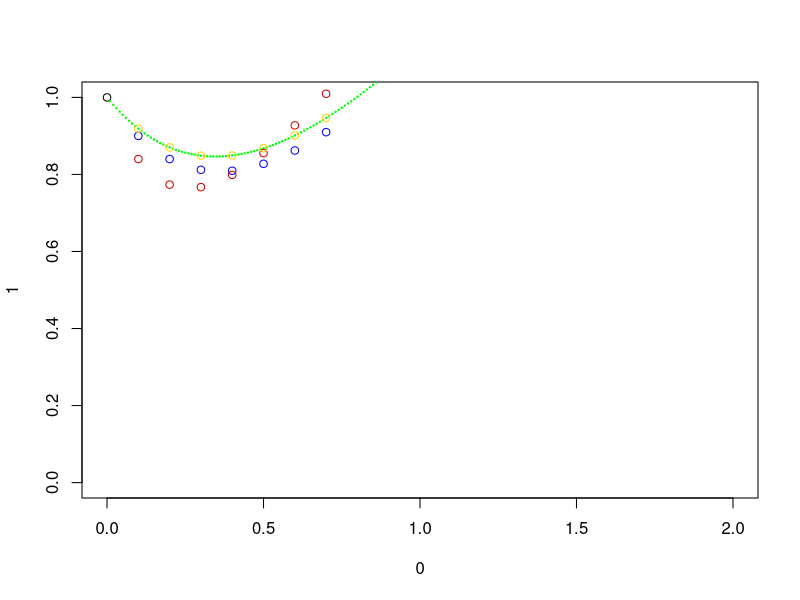

Recreate this plot in R.
#Rung-kuttovy metody

difder<-function(x,y){
  return(-2*(y-x)+1)
}
fceex<-function(x){return(exp(-2*x)+x)}
plot(0,1,xlim = c(0,2),ylim=c(0,1))

analyticky<-function(x0,h,iter){
  x<-c()
  y<-c()
  x[1]<-x0
  y[1]<-fceex(x[1])
  for(i in 1:iter){
    x[i+1]<-x[i]+h
    y[i+1]<-fceex(x[i+1])
    points(x[i+1], y[i+1], type='p',col='green', bg='green',pch=21, cex=0.2)
  }
}

euler1r<-function(dd,x0,y0,h,iter){
  y<-c()
  x<-c()
  x[1]<-x0
  y[1]<-y0
  for(i in 1:iter){
    x[i+1]<-x[i]+h
    y[i+1]<-y[i]+h*dd(x[i],y[i])
    points(x[i+1], y[i+1], type = "p",col='blue')
  }
}

euler1rprumer<-function(dd,x0,y0,h,iter){
  y<-c()
  x<-c()
  x[1]<-x0
  y[1]<-y0
  for(i in 1:iter){
    x[i+1]<-x[i]+h
    fxy<-dd(x[i],y[i])
    y[i+1]<-y[i]+h*(fxy+dd(x[i+1],y[i]+h*fxy))
    points(x[i+1], y[i+1], type = "p",col='red3')
  }
}

euler1r4interval<-function(dd,x0,y0,h,iter){
  y<-c()
  x<-c()
  x[1]<-x0
  y[1]<-y0
  for(i in 1:iter){
    x[i+1]<-x[i]+h
    k1<-dd(x[i],y[i])
    k2<-dd(x[i]+h/2,y[i]+h*k1/2)
    k3<-dd(x[i]+h/2,y[i]+h*k2/2)
    k4<-dd(x[i]+h,y[i]+h*k3)
    y[i+1]<-y[i]+h*(k1/6+k2/3+k3/3+k4/6)
    points(x[i+1], y[i+1], type = "p",col='gold')
  }
}

analyticky(0,0.01,200)
euler1r(difder,0,1,0.1,7)
euler1rprumer(difder,0,1,0.1,7)
euler1r4interval(difder,0,1,0.1,7)
